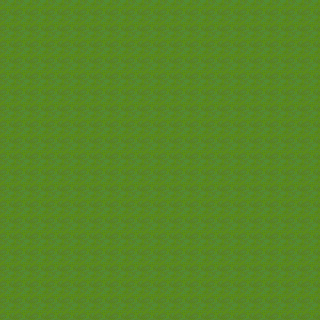

This game map was drawn from its Tiled (.tmx) file and the tilesets committed beside it. A one-line description and the trimmed map source follow:
An orthogonal 20x20 tile map with 16x16 px tiles, 1 tile layer (Tile Layer 1).

<map version="1.5" tiledversion="1.7.2" orientation="orthogonal" renderorder="right-down" width="20" height="20" tilewidth="16" tileheight="16" infinite="0" nextlayerid="2" nextobjectid="1">
 <tileset firstgid="1" source="16x16-overworld.tsx" />
 <layer id="1" name="Tile Layer 1" width="20" height="20">
  <data>[400 cells, 400 non-empty, 1 distinct tile ids]</data>
 </layer>
</map>
